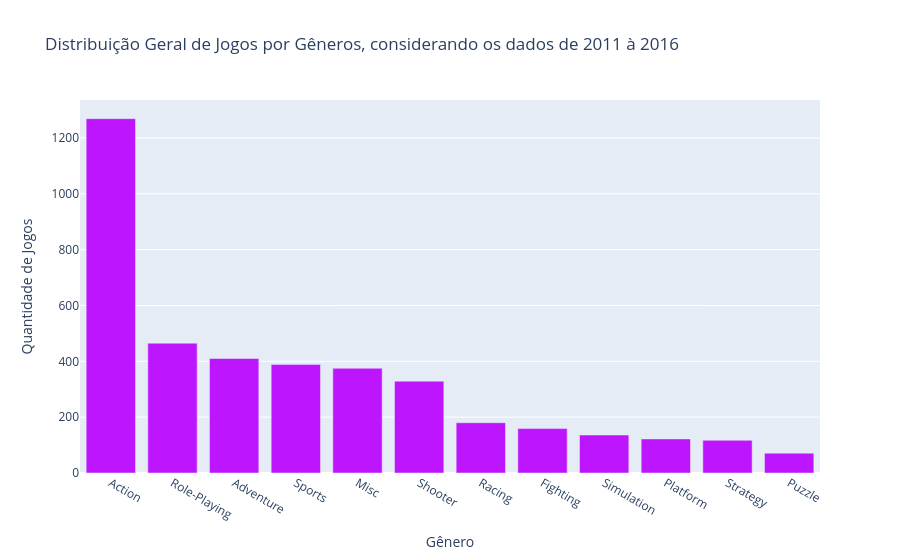

This figure's notebook cell:
### Markdown cell above
### 3.9. Analisando a distribuição geral de jogos por gênero:

### Code cell
# Analisando a distribuição geral de jogos por gênero no dataframe games_table_2011:
genre_counts = games_table_2011['genre'].value_counts().reset_index().rename(columns={'index':'genre', 'genre':'count'})
# Analisando a distribuição geral de jogos por gênero no dataframe games_table_2011:
genre_counts = (
    games_table_2011['genre']
    .value_counts()
    .rename_axis('genre')
    .reset_index(name='count')
)

fig6 = px.bar(
    genre_counts,
    x='genre',
    y='count',
    title='Distribuição Geral de Jogos por Gêneros, considerando os dados de 2011 à 2016',
    labels={'genre': 'Gênero', 'count': 'Quantidade de Jogos'},
    color_discrete_sequence=["#bd16ff"]
)
fig6.show()
fig6.show()

### Figure 1 — Plotly figure (JSON) as saved in the notebook; plotly's stock layout.template omitted (floating-point values rounded to 4 significant figures)
{"data": [{"hovertemplate": "Gênero=%{x}<br>Quantidade de Jogos=%{y}<extra></extra>", "legendgroup": "", "marker": {"color": "#bd16ff", "pattern": {"shape": ""}}, "name": "", "orientation": "v", "showlegend": false, "textposition": "auto", "type": "bar", "x": ["Action", "Role-Playing", "Adventure", "Sports", "Misc", "Shooter", "Racing", "Fighting", "Simulation", "Platform", "Strategy", "Puzzle"], "xaxis": "x", "y": [1269, 465, 410, 389, 375, 329, 180, 159, 136, 122, 117, 71], "yaxis": "y"}], "layout": {"barmode": "relative", "legend": {"tracegroupgap": 0}, "title": {"text": "Distribuição Geral de Jogos por Gêneros, considerando os dados de 2011 à 2016"}, "xaxis": {"anchor": "y", "domain": [0, 1], "title": {"text": "Gênero"}}, "yaxis": {"anchor": "x", "domain": [0, 1], "title": {"text": "Quantidade de Jogos"}}}}
